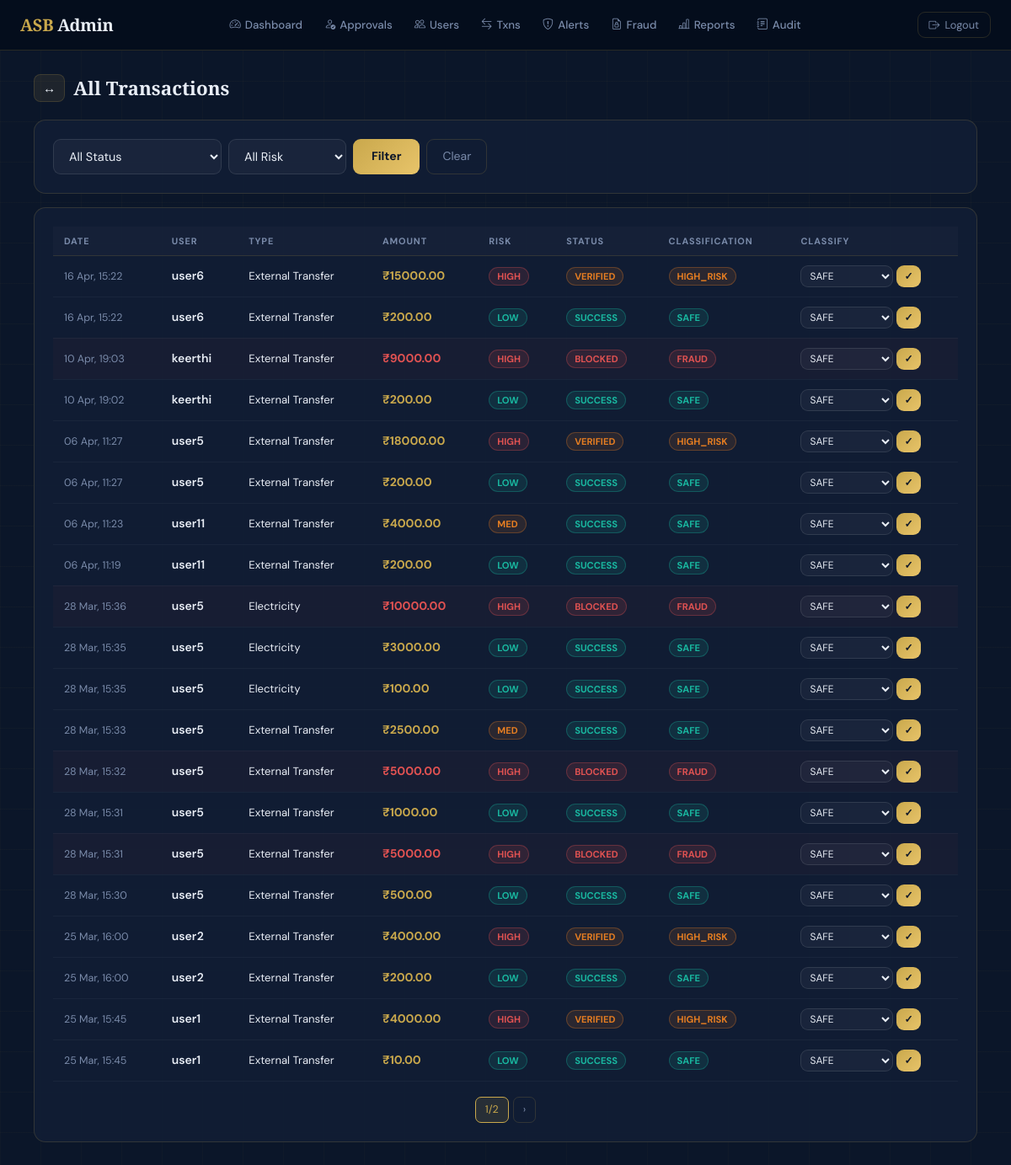
The app's page /control/transactions/ (signed in) with its own data.
### transactions/models.py (models this page shows, shortened)
class Transaction(models.Model):
    STATUS_CHOICES = [
        ('PENDING_OTP',        'Pending OTP Verification'),
        ('PENDING_HIGH',       'Pending – High Risk Delay'),
        ('SUCCESS',            'Success'),
        ('HIGH_RISK_VERIFIED', 'High Risk Verified & Executed'),
        ('SUSPICIOUS',         'Suspicious (Cancelled)'),
        ('BLOCKED',            'Blocked – Confirmed Fraud'),
        ('FAILED',             'Failed'),
    ]
    RISK_CHOICES = [
        ('LOW',    'Low'),
        ('MEDIUM', 'Medium'),
        ('HIGH',   'High'),
    ]
    CLASS_CHOICES = [
        ('SAFE',       'Safe'),
        ('HIGH_RISK',  'High Risk Verified'),
        ('SUSPICIOUS', 'Suspicious'),
        ('FRAUD',      'Confirmed Fraud'),
        ('PENDING',    'Pending'),
    ]
    id           = models.UUIDField(primary_key=True, default=uuid.uuid4, editable=False)
    cancel_token = models.UUIDField(default=uuid.uuid4, editable=False, unique=True)
    user         = models.ForeignKey(User, on_delete=models.CASCADE, related_name='transactions')
    bill_type        = models.CharField(max_length=255)
    amount           = models.DecimalField(max_digits=12, decimal_places=2)
    receiver_account = models.CharField(max_length=20, blank=True, default='')
    receiver_bank    = models.CharField(max_length=100, blank=True, default='')
    status         = models.CharField(max_length=25, choices=STATUS_CHOICES, default='PENDING_OTP')
    risk_level     = models.CharField(max_length=10, choices=RISK_CHOICES, default='LOW')
    risk_score     = models.IntegerField(default=0)
    classification = models.CharField(max_length=15, choices=CLASS_CHOICES, default='PENDING')
    explanation    = models.TextField(blank=True, default='')
    created_at    = models.DateTimeField(auto_now_add=True)
    execute_after = models.DateTimeField(null=True, blank=True)   # HIGH delay deadline
    executed_at   = models.DateTimeField(null=True, blank=True)
    cancelled_at  = models.DateTimeField(null=True, blank=True)
    otp_verified  = models.BooleanField(default=False)
    pin_verified  = models.BooleanField(default=False)
    admin_note           = models.TextField(blank=True, default='')
    admin_classified_by  = models.ForeignKey(User, null=True, blank=True,
                               on_delete=models.SET_NULL, related_name='classified_txns')
    class Meta:
        ordering = ['-created_at']

### transactions/views.py (the view)
# urls.py: path('control/transactions/',                        views.all_transactions,    name='all_transactions'),
@login_required
@user_passes_test(lambda u: u.is_staff)
def all_transactions(request):
    qs   = Transaction.objects.all()
    st   = request.GET.get('status', '')
    risk = request.GET.get('risk', '')
    if st:   qs = qs.filter(status=st)
    if risk: qs = qs.filter(risk_level=risk)
    page = Paginator(qs, 20).get_page(request.GET.get('page'))
    return render(request, 'admin/all_transactions.html', {
        'transactions': page, 'status': st, 'risk': risk,
        'status_choices': Transaction.STATUS_CHOICES,
    })

### templates/admin/all_transactions.html (shortened to what this page needs)
{% extends "base.html" %}{% block content %}
<div class="page-title"><span class="pill">↔</span> All Transactions</div>
<div class="asb-card fu mb-3">
  <form method="GET" class="d-flex gap-2 flex-wrap">
    <select name="status" class="asb-input" style="max-width:200px;">
      <option value="">All Status</option>
    </select>
    <select name="risk" class="asb-input" style="max-width:140px;">
      <option value="">All Risk</option>
    </select>
    <button type="submit" class="btn-gold">Filter</button>
    <a href="{% url 'all_transactions' %}" class="btn-outline">Clear</a>
  </form>
</div>
<div class="asb-card fu fu1">
  <table class="asb-table">
    <thead><tr><th>Date</th><th>User</th><th>Type</th><th>Amount</th><th>Risk</th><th>Status</th><th>Classification</th><th>Classify</th></tr></thead>
    <tbody>
    {% for t in transactions %}
    <tr {% if t.status == 'SUSPICIOUS' or t.status == 'BLOCKED' %}style="background:rgba(224,82,82,.03);"{% elif t.status == 'PENDING_HIGH' %}style="background:rgba(230,126,34,.03);"{% endif %}>
      <td style="font-size:.78rem;color:var(--muted);">{{ t.created_at|date:"d M, H:i" }}</td>
      <td style="font-weight:600;">{{ t.user.username }}</td>
      <td style="font-size:.82rem;">{{ t.bill_type }}</td>
      <td style="font-weight:700;color:{% if t.status == 'SUSPICIOUS' or t.status == 'BLOCKED' %}var(--red){% else %}var(--gold){% endif %};">₹{{ t.amount }}</td>
      <td>{% if t.risk_level == 'LOW' %}<span class="bdg bdg-low">LOW</span>{% elif t.risk_level == 'MEDIUM' %}<span class="bdg bdg-med">MED</span>{% else %}<span class="bdg bdg-high">HIGH</span>{% endif %}</td>
      <td>{% if t.status == 'SUCCESS' %}<span class="bdg bdg-ok">SUCCESS</span>{% elif t.status == 'HIGH_RISK_VERIFIED' %}<span class="bdg bdg-med">VERIFIED</span>{% elif t.status == 'SUSPICIOUS' %}<span class="bdg bdg-warn">SUSPICIOUS</span>{% elif t.status == 'BLOCKED' %}<span class="bdg bdg-danger">BLOCKED</span>{% elif t.status == 'PENDING_HIGH' %}<span class="bdg bdg-pending">PENDING</span>{% else %}<span class="bdg bdg-pending">{{ t.status }}</span>{% endif %}</td>
      <td><span class="bdg {% if t.classification == 'FRAUD' %}bdg-danger{% elif t.classification == 'SUSPICIOUS' %}bdg-warn{% elif t.classification == 'SAFE' %}bdg-ok{% elif t.classification == 'HIGH_RISK' %}bdg-med{% else %}bdg-pending{% endif %}">{{ t.classification }}</span></td>
      <td>
        <form method="POST" action="{% url 'classify_transaction' t.id %}">{% csrf_token %}
          <div class="d-flex gap-1">
            <select name="classification" class="asb-input" style="padding:3px 6px;font-size:.75rem;max-width:110px;">
              <option value="SAFE">SAFE</option>
            </select>
            <button type="submit" class="btn-gold" style="padding:3px 9px;font-size:.75rem;">✓</button>
          </div>
        </form>
      </td>
    </tr>
    {% endfor %}
    </tbody>
  </table>
  <div class="pag">{% with transactions as p %}<span class="current">{{ p.number }}/{{ p.paginator.num_pages }}</span>{% if p.has_next %}<a href="?page={{ p.next_page_number }}&status={{ status }}&risk={{ risk }}">›</a>{% endif %}{% endwith %}</div>
</div>
{% endblock %}

### templates/base.html (style rules this page uses)
:root { --navy:#0B1629;--navy2:#111E35;--navy3:#172540; --gold:#C9A84C;--gold2:#E8C46A; --teal:#19B8A0;--red:#E05252;--orange:#E67E22; --text:#E8EDF5;--muted:#7A8BAA; --border:rgba(201,168,76,.18); --card:rgba(17,30,53,.96); --radius:14px;--shadow:0 8px 32px rgba(0,0,0,.35); }
* { box-sizing:border-box; }
body { background:var(--navy); color:var(--text); font-family:'DM Sans',sans-serif; font-size:15px; min-height:100vh; }
body::before { content:'';position:fixed;inset:0; background-image: linear-gradient(rgba(201,168,76,.03) 1px,transparent 1px), linear-gradient(90deg,rgba(201,168,76,.03) 1px,transparent 1px); background-size:48px 48px; pointer-events:none;z-index:0; }
h1,h2,h3,h4,h5,.brand,.page-title,.balance-num { font-family:'Playfair Display',serif; }
.asb-card { background:var(--card); border:1px solid var(--border); border-radius:var(--radius); padding:22px; transition:.2s; }
.asb-input { width:100%;background:rgba(255,255,255,.04); border:1px solid rgba(255,255,255,.1);border-radius:9px; color:var(--text);padding:10px 14px;font-size:.9rem; outline:none;transition:.2s;font-family:'DM Sans',sans-serif; }
.asb-input option { background:var(--navy2); }
.btn-gold { background:linear-gradient(135deg,#C9A84C,#E8C46A); color:#0B1629;font-weight:700;border:none; padding:10px 22px;border-radius:9px;font-size:.875rem; cursor:pointer;transition:.2s; display:inline-flex;align-items:center;gap:6px;text-decoration:none; font-family:'DM Sans',sans-serif; }
.btn-outline { background:transparent;border:1px solid var(--border); color:var(--muted);padding:9px 18px;border-radius:9px; font-size:.875rem;cursor:pointer;transition:.2s; text-decoration:none;display:inline-flex;align-items:center;gap:6px; font-family:'DM Sans',sans-serif; }
.bdg { padding:2px 9px;border-radius:20px;font-size:.7rem;font-weight:700;display:inline-block; }
.bdg-low { background:rgba(25,184,160,.12);color:var(--teal); border:1px solid rgba(25,184,160,.3); }
.bdg-med { background:rgba(230,126,34,.12);color:var(--orange);border:1px solid rgba(230,126,34,.3); }
.bdg-high { background:rgba(224,82,82,.12); color:var(--red); border:1px solid rgba(224,82,82,.3); }
.bdg-ok { background:rgba(25,184,160,.12);color:var(--teal); border:1px solid rgba(25,184,160,.3); }
.bdg-danger { background:rgba(224,82,82,.12); color:var(--red); border:1px solid rgba(224,82,82,.3); }
.asb-table { width:100%;border-collapse:collapse; }
.asb-table th { font-size:.68rem;font-weight:700;text-transform:uppercase; letter-spacing:.08em;color:var(--muted); padding:9px 13px;border-bottom:1px solid var(--border); background:rgba(255,255,255,.02);font-family:'DM Sans',sans-serif; }
.asb-table td { padding:11px 13px;font-size:.875rem;border-bottom:1px solid rgba(255,255,255,.04);vertical-align:middle; }
.page-title { font-size:1.4rem;font-weight:700;color:var(--text); margin-bottom:20px;display:flex;align-items:center;gap:10px; font-family:'Playfair Display',serif; }
.pill { background:rgba(201,168,76,.1);border:1px solid var(--border); border-radius:8px;padding:4px 10px;font-size:.95rem; }
.pag { display:flex;gap:5px;justify-content:center;margin-top:18px; }
.pag a,.pag span { padding:5px 11px;border-radius:7px;font-size:.78rem;border:1px solid var(--border);color:var(--muted);text-decoration:none;transition:.15s; }
.pag span.current { background:rgba(201,168,76,.12);color:var(--gold);border-color:var(--gold); }
.fu { animation:fadeUp .35s ease both; }
.fu1 { animation-delay:.05s; }

### records on screen
Transaction: created_at "16 Apr, 15:22", user.username "user6", bill_type "External Transfer", amount "15000.00", risk_level "HIGH", shows "VERIFIED", classification "HIGH_RISK"
Transaction: created_at "16 Apr, 15:22", user.username "user6", bill_type "External Transfer", amount "200.00", risk_level "LOW", status "SUCCESS", classification "SAFE"
Transaction: created_at "10 Apr, 19:03", user.username "keerthi", bill_type "External Transfer", amount "9000.00", risk_level "HIGH", status "BLOCKED", classification "FRAUD"
Transaction: created_at "10 Apr, 19:02", user.username "keerthi", bill_type "External Transfer", amount "200.00", risk_level "LOW", status "SUCCESS", classification "SAFE"
Transaction: created_at "06 Apr, 11:27", user.username "user5", bill_type "External Transfer", amount "18000.00", risk_level "HIGH", shows "VERIFIED", classification "HIGH_RISK"
Transaction: created_at "06 Apr, 11:27", user.username "user5", bill_type "External Transfer", amount "200.00", risk_level "LOW", status "SUCCESS", classification "SAFE"
Transaction: created_at "06 Apr, 11:23", user.username "user11", bill_type "External Transfer", amount "4000.00", risk_level "MED", status "SUCCESS", classification "SAFE"
Transaction: created_at "06 Apr, 11:19", user.username "user11", bill_type "External Transfer", amount "200.00", risk_level "LOW", status "SUCCESS", classification "SAFE"
Transaction: created_at "28 Mar, 15:36", user.username "user5", bill_type "Electricity", amount "10000.00", risk_level "HIGH", status "BLOCKED", classification "FRAUD"
Transaction: created_at "28 Mar, 15:35", user.username "user5", bill_type "Electricity", amount "3000.00", risk_level "LOW", status "SUCCESS", classification "SAFE"
Transaction: created_at "28 Mar, 15:35", user.username "user5", bill_type "Electricity", amount "100.00", risk_level "LOW", status "SUCCESS", classification "SAFE"
Transaction: created_at "28 Mar, 15:33", user.username "user5", bill_type "External Transfer", amount "2500.00", risk_level "MED", status "SUCCESS", classification "SAFE"
Transaction: created_at "28 Mar, 15:32", user.username "user5", bill_type "External Transfer", amount "5000.00", risk_level "HIGH", status "BLOCKED", classification "FRAUD"
Transaction: created_at "28 Mar, 15:31", user.username "user5", bill_type "External Transfer", amount "1000.00", risk_level "LOW", status "SUCCESS", classification "SAFE"
Transaction: created_at "28 Mar, 15:31", user.username "user5", bill_type "External Transfer", amount "5000.00", risk_level "HIGH", status "BLOCKED", classification "FRAUD"
Transaction: created_at "28 Mar, 15:30", user.username "user5", bill_type "External Transfer", amount "500.00", risk_level "LOW", status "SUCCESS", classification "SAFE"
Transaction: created_at "25 Mar, 16:00", user.username "user2", bill_type "External Transfer", amount "4000.00", risk_level "HIGH", shows "VERIFIED", classification "HIGH_RISK"
Transaction: created_at "25 Mar, 16:00", user.username "user2", bill_type "External Transfer", amount "200.00", risk_level "LOW", status "SUCCESS", classification "SAFE"
Transaction: created_at "25 Mar, 15:45", user.username "user1", bill_type "External Transfer", amount "4000.00", risk_level "HIGH", shows "VERIFIED", classification "HIGH_RISK"
Transaction: created_at "25 Mar, 15:45", user.username "user1", bill_type "External Transfer", amount "10.00", risk_level "LOW", status "SUCCESS", classification "SAFE"

### other values on screen
{{ p.number }} "1"
{{ p.paginator.num_pages }} "2"
